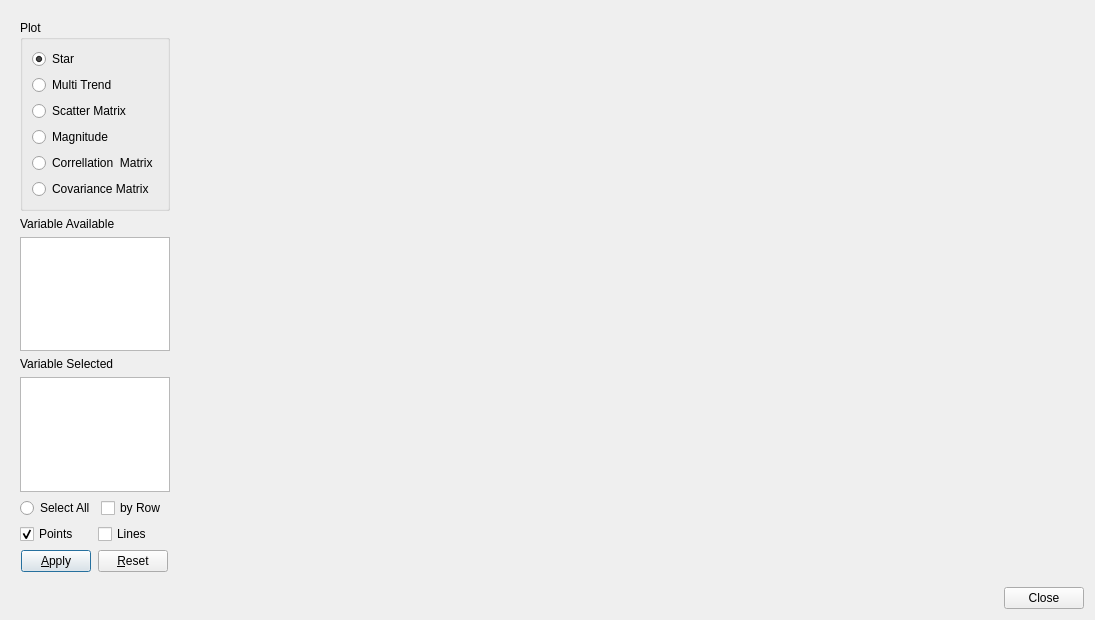
<?xml version="1.0" encoding="UTF-8"?>
<ui version="4.0">
 <class>Dialog</class>
 <widget class="QDialog" name="Dialog">
  <property name="geometry">
   <rect>
    <x>0</x>
    <y>0</y>
    <width>1095</width>
    <height>620</height>
   </rect>
  </property>
  <property name="windowTitle">
   <string>Multivariate Plot</string>
  </property>
  <layout class="QVBoxLayout" name="verticalLayout">
   <item>
    <widget class="QWidget" name="centralwidget" native="true">
     <layout class="QHBoxLayout" name="horizontalLayout_4">
      <item>
       <layout class="QVBoxLayout" name="verticalLayout_3">
        <item>
         <widget class="QGroupBox" name="PgroupBox">
          <property name="sizePolicy">
           <sizepolicy hsizetype="Fixed" vsizetype="Preferred">
            <horstretch>0</horstretch>
            <verstretch>0</verstretch>
           </sizepolicy>
          </property>
          <property name="minimumSize">
           <size>
            <width>150</width>
            <height>0</height>
           </size>
          </property>
          <property name="maximumSize">
           <size>
            <width>150</width>
            <height>16777215</height>
           </size>
          </property>
          <property name="title">
           <string>Plot</string>
          </property>
          <layout class="QVBoxLayout" name="verticalLayout_2">
           <item>
            <layout class="QVBoxLayout" name="verticalLayout_6">
             <item>
              <widget class="QRadioButton" name="starradioButton">
               <property name="text">
                <string>Star</string>
               </property>
               <property name="checked">
                <bool>true</bool>
               </property>
              </widget>
             </item>
             <item>
              <widget class="QRadioButton" name="trendradioButton">
               <property name="text">
                <string>Multi Trend</string>
               </property>
              </widget>
             </item>
             <item>
              <widget class="QRadioButton" name="scattermatrixradioButton">
               <property name="text">
                <string>Scatter Matrix</string>
               </property>
              </widget>
             </item>
             <item>
              <widget class="QRadioButton" name="magnituderadioButton">
               <property name="text">
                <string>Magnitude</string>
               </property>
              </widget>
             </item>
             <item>
              <widget class="QRadioButton" name="corrradioButton">
               <property name="text">
                <string>Correllation  Matrix</string>
               </property>
              </widget>
             </item>
             <item>
              <widget class="QRadioButton" name="covradioButton">
               <property name="text">
                <string>Covariance Matrix</string>
               </property>
              </widget>
             </item>
            </layout>
           </item>
          </layout>
         </widget>
        </item>
        <item>
         <widget class="QLabel" name="label_4">
          <property name="text">
           <string>Variable Available</string>
          </property>
         </widget>
        </item>
        <item>
         <widget class="QListWidget" name="variablelistWidget">
          <property name="sizePolicy">
           <sizepolicy hsizetype="Fixed" vsizetype="Expanding">
            <horstretch>200</horstretch>
            <verstretch>0</verstretch>
           </sizepolicy>
          </property>
          <property name="minimumSize">
           <size>
            <width>150</width>
            <height>0</height>
           </size>
          </property>
          <property name="maximumSize">
           <size>
            <width>150</width>
            <height>16777215</height>
           </size>
          </property>
         </widget>
        </item>
        <item>
         <widget class="QLabel" name="Ylabel">
          <property name="text">
           <string>Variable Selected</string>
          </property>
         </widget>
        </item>
        <item>
         <widget class="QListWidget" name="selectedlistWidget">
          <property name="sizePolicy">
           <sizepolicy hsizetype="Fixed" vsizetype="Expanding">
            <horstretch>0</horstretch>
            <verstretch>0</verstretch>
           </sizepolicy>
          </property>
          <property name="minimumSize">
           <size>
            <width>150</width>
            <height>0</height>
           </size>
          </property>
          <property name="maximumSize">
           <size>
            <width>150</width>
            <height>16777215</height>
           </size>
          </property>
         </widget>
        </item>
        <item>
         <layout class="QHBoxLayout" name="horizontalLayout_2">
          <item>
           <widget class="QRadioButton" name="vradioButton">
            <property name="text">
             <string>Select All</string>
            </property>
           </widget>
          </item>
          <item>
           <widget class="QCheckBox" name="rowcheckBox">
            <property name="text">
             <string>by Row</string>
            </property>
           </widget>
          </item>
         </layout>
        </item>
        <item>
         <layout class="QHBoxLayout" name="horizontalLayout_3">
          <item>
           <widget class="QCheckBox" name="PcheckBox">
            <property name="text">
             <string>Points</string>
            </property>
            <property name="checked">
             <bool>true</bool>
            </property>
           </widget>
          </item>
          <item>
           <widget class="QCheckBox" name="LcheckBox">
            <property name="text">
             <string>Lines</string>
            </property>
           </widget>
          </item>
         </layout>
        </item>
        <item>
         <layout class="QHBoxLayout" name="horizontalLayout_5">
          <item>
           <widget class="QPushButton" name="ApplyButton">
            <property name="sizePolicy">
             <sizepolicy hsizetype="Fixed" vsizetype="Fixed">
              <horstretch>0</horstretch>
              <verstretch>0</verstretch>
             </sizepolicy>
            </property>
            <property name="maximumSize">
             <size>
              <width>70</width>
              <height>16777215</height>
             </size>
            </property>
            <property name="text">
             <string>&amp;Apply</string>
            </property>
           </widget>
          </item>
          <item>
           <widget class="QPushButton" name="ResetButton">
            <property name="sizePolicy">
             <sizepolicy hsizetype="Fixed" vsizetype="Fixed">
              <horstretch>0</horstretch>
              <verstretch>0</verstretch>
             </sizepolicy>
            </property>
            <property name="maximumSize">
             <size>
              <width>70</width>
              <height>16777215</height>
             </size>
            </property>
            <property name="text">
             <string>&amp;Reset</string>
            </property>
           </widget>
          </item>
         </layout>
        </item>
       </layout>
      </item>
      <item>
       <widget class="QWidget" name="mplwindow" native="true">
        <property name="sizePolicy">
         <sizepolicy hsizetype="Expanding" vsizetype="Expanding">
          <horstretch>0</horstretch>
          <verstretch>0</verstretch>
         </sizepolicy>
        </property>
        <property name="minimumSize">
         <size>
          <width>0</width>
          <height>0</height>
         </size>
        </property>
        <layout class="QVBoxLayout" name="mplvl"/>
       </widget>
      </item>
     </layout>
    </widget>
   </item>
   <item>
    <layout class="QHBoxLayout" name="horizontalLayout">
     <item>
      <spacer name="horizontalSpacer">
       <property name="orientation">
        <enum>Qt::Horizontal</enum>
       </property>
       <property name="sizeHint" stdset="0">
        <size>
         <width>40</width>
         <height>20</height>
        </size>
       </property>
      </spacer>
     </item>
     <item>
      <widget class="QPushButton" name="pushButton">
       <property name="text">
        <string>Close</string>
       </property>
      </widget>
     </item>
    </layout>
   </item>
  </layout>
 </widget>
 <resources/>
 <connections>
  <connection>
   <sender>pushButton</sender>
   <signal>clicked()</signal>
   <receiver>Dialog</receiver>
   <slot>accept()</slot>
   <hints>
    <hint type="sourcelabel">
     <x>561</x>
     <y>410</y>
    </hint>
    <hint type="destinationlabel">
     <x>469</x>
     <y>425</y>
    </hint>
   </hints>
  </connection>
 </connections>
</ui>
